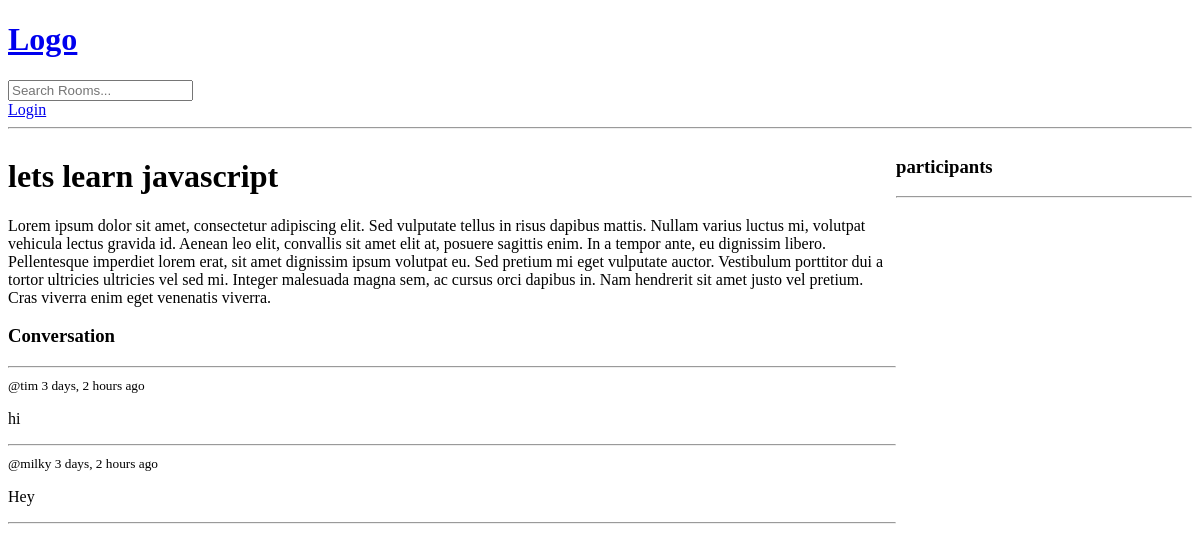
Page /room/1/ on the earlier database version.
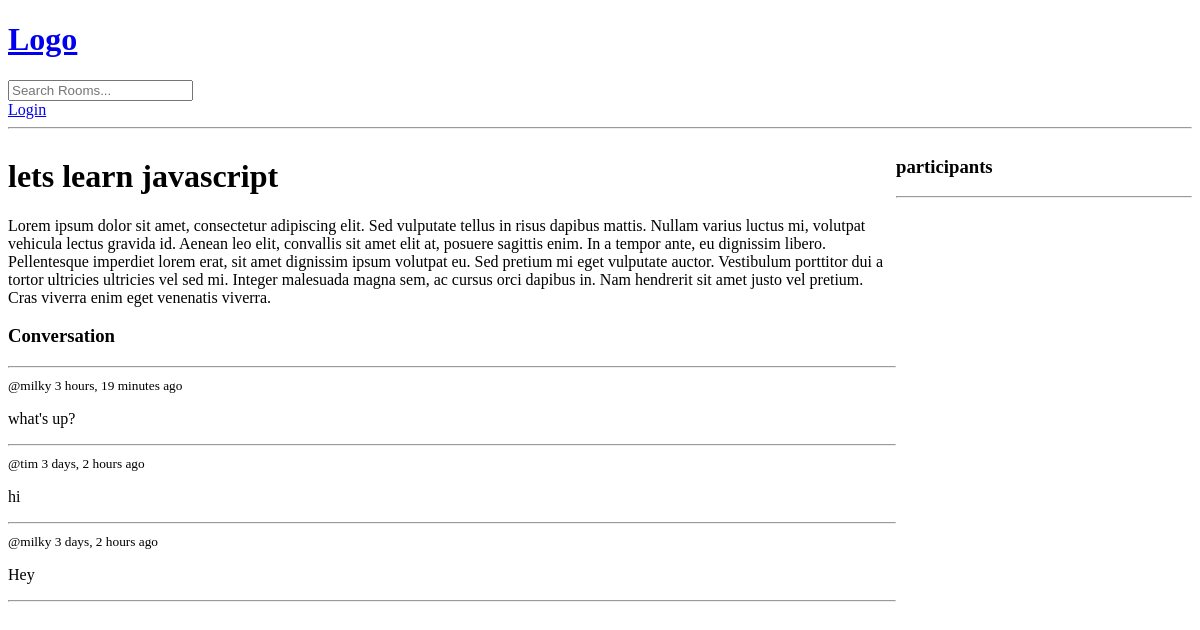
Same page on the later database version.
### base/models.py (models this page shows, shortened)
class Message(models.Model):
    user=models.ForeignKey(User, on_delete=models.CASCADE)
    room=models.ForeignKey(Room, on_delete=models.CASCADE)
    body=models.TextField()
    updated = models.DateTimeField(auto_now=True)
    created = models.DateTimeField(auto_now_add=True)

### base/views.py (the view, shortened to what this page needs)
# urls.py: path('room/<str:pk>/', views.room, name="room"),
def room(request, pk):
    room=Room.objects.get(id=pk)
    room_messages=room.message_set.all().order_by('-created')
    participants=room.participants.all()
    context={'room': room, 'room_messages':room_messages, 'participants':participants}
    return render(request,'base/room.html', context)

### base/templates/base/room.html (shortened to what this page needs)
{% extends 'main.html' %} {% block content %}
<div class="room-container">
  <div>
    <h1>{{room.name}}</h1>
    <p>{{room.description}}</p>
    <div class="comment_wrapper">
      <h3>Conversation</h3>
      <hr />
      {% for message in room_messages %}
      <div>
        <small>@{{message.user}} {{message.created|timesince}} ago</small>
        <p>{{message.body}}</p>
        <hr />
      </div>
      {% endfor %}
    </div>
  </div>
  <div>
    <h3>participants</h3>
    <hr />
  </div>
</div>
{% endblock content %}

Differences in the rows shown:
added Message: user "milky", created "3 hours, 19 minutes", body "what's up?"
